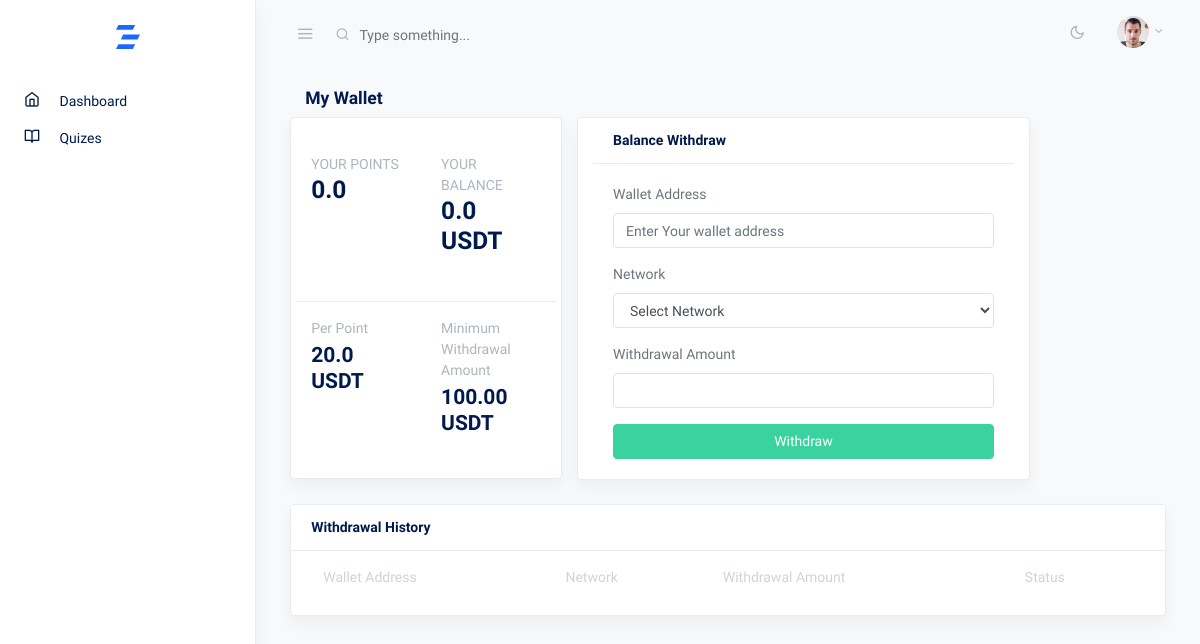
Page /wallet/ (signed in) on the committed database.
### account/models.py (models this page shows, shortened)
class CustomUser(AbstractUser):
    email = models.EmailField(unique=True)
    phone_number = models.CharField(max_length=15, blank=True)
    course = models.ForeignKey(Course, on_delete=models.CASCADE, null=True, blank=True)
    message = models.TextField(blank=True)
    is_verified = models.BooleanField(default=False)
    is_approved = models.BooleanField(default=False)
    avatar = models.ImageField(upload_to='avatars/', blank=True)
    point = models.FloatField(default=0.0)
    gender_choices = [
        ('M', 'Male'),
        ('F', 'Female'),
        ('O', 'Other'),
    ]
    gender = models.CharField(max_length=1, choices=gender_choices, blank=True)
    email_verification_token = models.CharField(max_length=100, blank=True, null=True)
    email_verification_sent_at = models.DateTimeField(null=True, blank=True)

### core/models.py (models this page shows)
class PointSetting(models.Model):
    per_point = models.FloatField(default=0.0)
    currency = models.CharField(max_length=100, default='USDT')
    min_withdrawal = models.DecimalField(max_digits=10, decimal_places=2, default=0)
    created_at = models.DateTimeField(auto_now_add=True)

### core/views.py (the view)
# urls.py: path('wallet/', views.wallet, name='wallet'),
@login_required
def wallet(request):
    user = request.user
    per_point = PointSetting.objects.first()
    total_amount = per_point.per_point * user.point
    withdrawals = Withdrawal.objects.filter(user=user).order_by('-id')
    context = {
        'per_point': per_point,
        'user': user,
        'total_amount': total_amount,
        'withdrawals': withdrawals
    }
    return render(request, 'user/wallet.html', context)

### templates/user/wallet.html (shortened to what this page needs)
{% extends 'user/assets/base.html' %}
{% load custom_filters %}
{% block content %}
<div class="container-fluid">
    <div class="row justify-content-center">
        <div class="col-12">
            <div class="col">
                <h2 class="h5 page-title">My Wallet</h2>
            </div>
            <div class="row items-align-baseline">
                <div class="col-md-12 col-lg-4">
                    <div class="card shadow eq-card mb-4">
                        <div class="card-body mb-n3">
                            <div class="row items-align-baseline h-100">
                                <div class="col-md-6 my-3">
                                    <p class="mb-0"><strong class="mb-0 text-uppercase text-muted">Your Points</strong>
                                    </p>
                                    <h3>{{user.point}}</h3>
                                </div>
                                <div class="col-md-6 py-3">
                                    <p class="mb-0"><strong class="mb-0 text-uppercase text-muted">Your Balance</strong>
                                    </p>
                                    <h3>{{total_amount}} {{per_point.currency}}</h3>
                                </div>
                                <div class="col-md-6 border-top py-3">
                                    <p class="mb-1"><strong class="text-muted">Per Point</strong></p>
                                    <h4 class="mb-0">{{per_point.per_point}} {{per_point.currency}}</h4>
                                </div>
                                <div class="col-md-6 border-top py-3">
                                    <p class="mb-1"><strong class="text-muted">Minimum Withdrawal Amount</strong></p>
                                    <h4 class="mb-0">{{per_point.min_withdrawal}} {{per_point.currency}}</h4>
                                </div>
                            </div>
                        </div>
                    </div>
                </div>
                <div class="card shadow mb-4 col-lg-6">
                    <div class="card-header">
                        <strong class="card-title">Balance Withdraw</strong>
                    </div>
                    <div class="card-body">
                        <form action="{% url 'core:withdrawal' %}" method="POST">
                            <div class="row">
                                <div class="col">
                                    <div class="form-group mb-3">
                                        <label for="example-email">Wallet Address</label>
                                        <input type="text" name="wallet_address" id="example-email" name="example-email" class="form-control"
                                            placeholder="Enter Your wallet address">
                                    </div>
                                    <div class="form-group mb-3">
                                        <label for="example-email">Network</label>
                                        <select name="network" class="form-control" id="">
                                            <option value="">Select Network</option>
                                        </select>
                                    </div>
                                    <div class="form-group mb-3">
                                        <label for="simpleinput">Withdrawal Amount</label>
                                        <input type="number" name="amount"  id="simpleinput" class="form-control">
                                    </div>
                                    <div class="text-center">
                                        <button type="submit" class="btn btn-block btn-success text-white">Withdraw</button>
                                    </div>
                                </div>
                            </div>
                        </form>
                    </div>
                </div>
            </div>
            <div class="row">
                <div class="col-md-12">
                  <div class="card shadow eq-card">
                    <div class="card-header">
                      <strong class="card-title">Withdrawal History</strong>
                    </div>
                    <div class="card-body">
                      <table class="table table-hover table-borderless table-striped mt-n3 mb-n1">
                        <thead>
                          <tr>
                            <th>Wallet Address</th>
                            <th>Network</th>
                            <th>Withdrawal Amount</th>
                            <th>Status</th>
                          </tr>
                        </thead>
                      </table>
                    </div>
                  </div>
                </div>
              </div>
        </div>
    </div>
</div>
{% endblock %}

### rows in the picture
CustomUser: point "0.0"
PointSetting: currency "USDT", per_point "20.0", min_withdrawal "100.00"

### other values in the picture
{{ total_amount }} "0.0"
